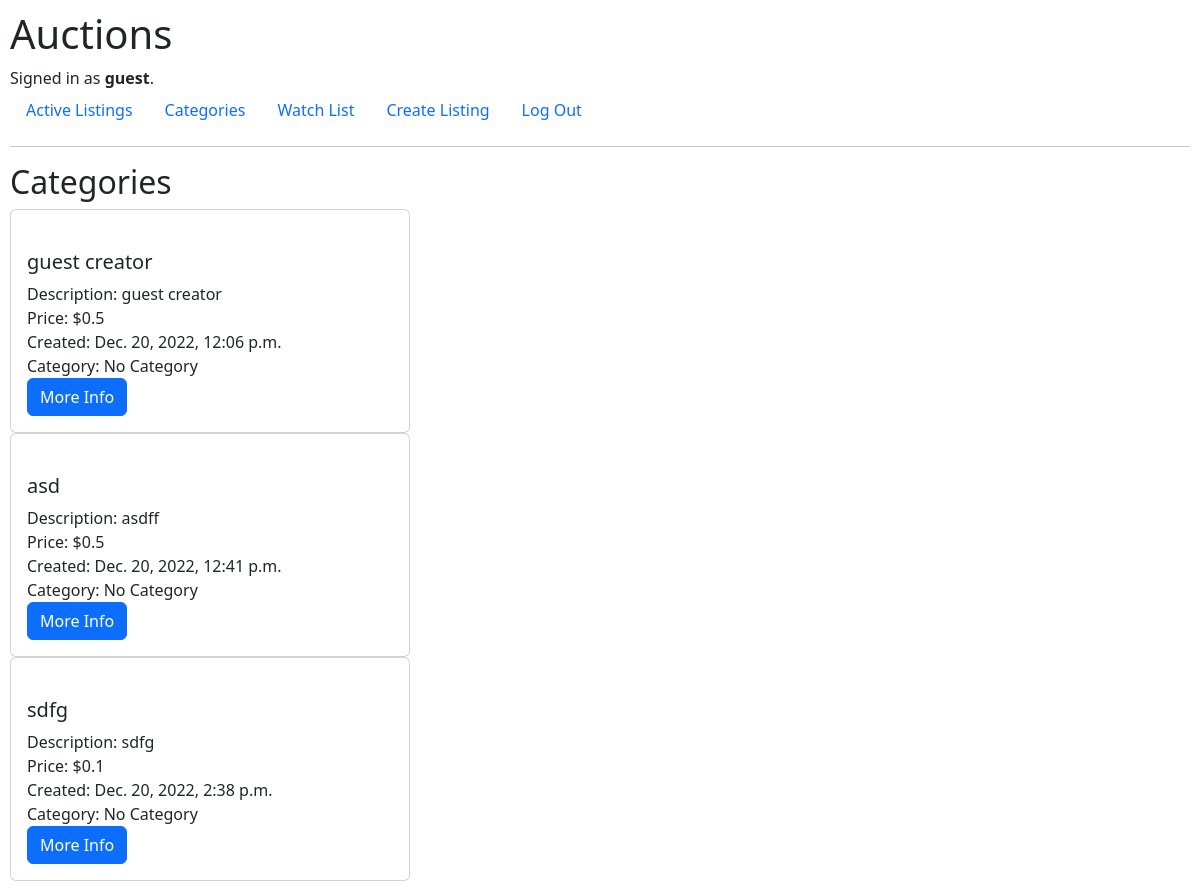
Page /category/No Category (signed in) on the earlier database version.
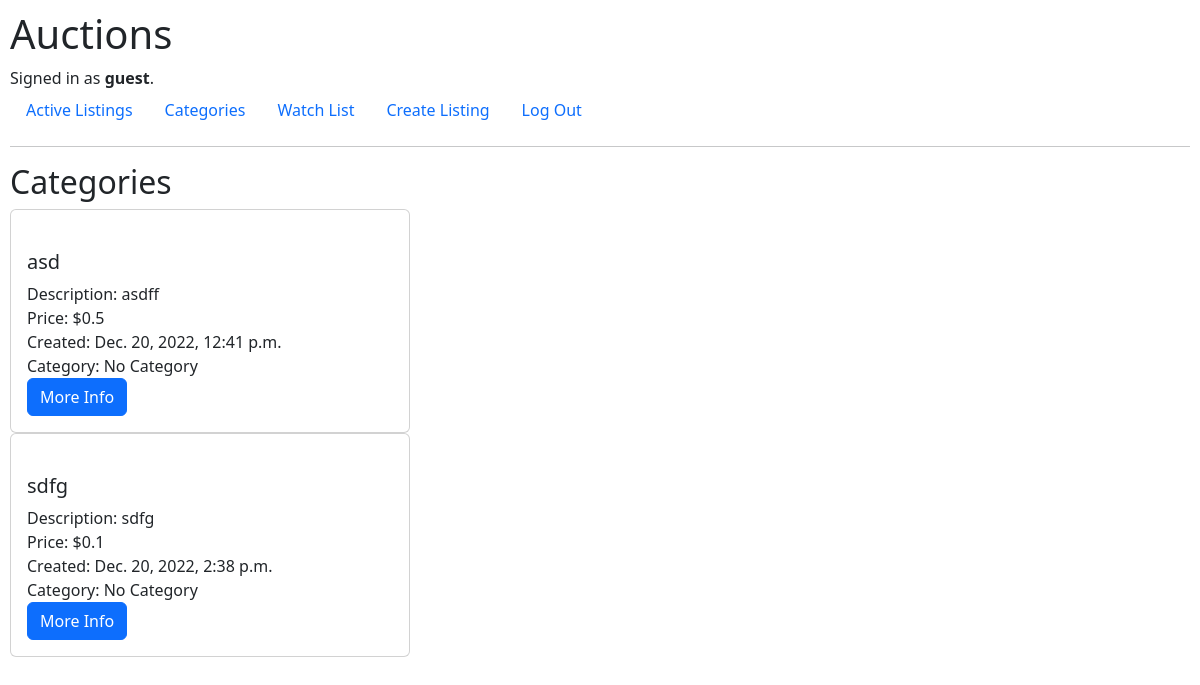
Same page on the later database version.
### auctions/models.py (models this page shows, shortened)
class User(AbstractUser):
    pass

class Listings(models.Model):
    creator = models.ForeignKey(
        User, on_delete=models.PROTECT, related_name="get_creator_listings", blank=False)
    buyer = models.ForeignKey(
        User, blank=True, null=True, on_delete=models.PROTECT, related_name="get_buyer_listings")
    watchers = models.ManyToManyField(
        User, blank=True, related_name="get_watched_listings")
    title = models.CharField(max_length=64)
    description = models.CharField(max_length=300)
    startingBid = models.FloatField(max_length=64)
    createdDate = models.DateTimeField(auto_now_add=True)
    active = models.BooleanField(default=True)
    url = models.CharField(max_length=128, blank=True)
    category = models.CharField(max_length=64, choices=category_choices, default="No Category")

### auctions/views.py (the view)
# urls.py: path("category/<str:category>", views.displayCategoryListings, name="displayCategoryListings")
@login_required
def displayCategoryListings(request, category):
    listings = Listings.objects.all()
    return render(request, "auctions/categoryListing.html", {"listings": listings, "category": category})

### auctions/templates/auctions/categoryListing.html (shortened to what this page needs)
{% extends "auctions/layout.html" %}
{% load static %}
{% block body %}
<h2>Categories</h2>
{% for listing in listings %}
{% if listing.active == True %}
{% if listing.category == category %}
<div id="container_card">
    <div class="card">
        <a href="{% url 'listings' listing.id %}" class="card-link">
        </a>
        <div class="card-body">
            <ul class="list-group list-group-flush">
                <li>
                    <h5>{{ listing.title}}</h5>
                </li>
                <li>Description: {{ listing.description}}</li>
                <li>Price: ${{ listing.startingBid}}</li>
                <li>Created: {{ listing.createdDate}}</li>
                <li>Category: {{ listing.category}}</li>
                <li><a class="btn btn-primary" href="{% url 'listings' listing.id %}">More Info</a></li>
            </ul>
        </div>
    </div>
</div>
{% endif %}
{% endif %}
{% endfor %}
{% endblock %}

### auctions/templates/auctions/layout.html (shortened to what this page needs)
{% load static %}
<!DOCTYPE html>
<html lang="en">
<head>
<link href="https://cdn.jsdelivr.net/npm/bootstrap@5.2.3/dist/css/bootstrap.min.css" rel="stylesheet">
<link href="{% static 'static/styles.css' %}" rel="stylesheet" type="text/css">
</head>
<body>
    <h1>Auctions</h1>
    <div>
        {% if user.is_authenticated %}
        Signed in as <strong>{{ user.username }}</strong>.
        {% else %}
        Not signed in.
        {% endif %}
    </div>
    <ul class="nav">
        {% if user.is_authenticated %}
        <li class="nav-item">
            <a class="nav-link" href="{% url 'activeListings' %}">Active Listings</a>
        </li>
        <li class="nav-item">
            <a class="nav-link" href="{% url 'categories' %}">Categories</a>
        </li>
        <li class="nav-item">
            <a class="nav-link" href="{% url 'displayWatchlist' %}">Watch List</a>
        </li>
        <li class="nav-item">
            <a class="nav-link" href="{% url 'createlisting' %}">Create Listing</a>
        </li>
        <li class="nav-item">
            <a class="nav-link" href="{% url 'logout' %}">Log Out</a>
        </li>
        {% endif %}
    </ul>
    <hr>
    {% block body %}
    {% endblock %}
</body>
</html>

### auctions/static/static/styles.css (style rules this page uses)
body { padding: 10px; }
ul { list-style: none; padding-left: 0px; }
a { text-decoration: none; }
#container_card { width: 25rem; }

Differences in the rows shown:
no longer on this page (row edited): Listings: title "guest creator", description "guest creator", startingBid "0.5", createdDate "Dec. 20, 2022, 12:06 p.m.", category "No Category"
